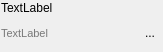
<?xml version="1.0" encoding="UTF-8"?>
<ui version="4.0">
 <class>LayerInspectorRowDelegate</class>
 <widget class="QWidget" name="LayerInspectorRowDelegate">
  <property name="geometry">
   <rect>
    <x>0</x>
    <y>0</y>
    <width>163</width>
    <height>52</height>
   </rect>
  </property>
  <property name="windowTitle">
   <string>Form</string>
  </property>
  <property name="styleSheet">
   <string notr="true">QToolButton::checked
{
	border: none;
	background-color: rgba(0,0,0,0);
};
	
QToolButton::hovered
{
	border: 4px solid gray;
};

QMenu::item 
{
	font-size:9px;
}
</string>
  </property>
  <layout class="QHBoxLayout" name="horizontalLayout">
   <property name="spacing">
    <number>0</number>
   </property>
   <property name="leftMargin">
    <number>0</number>
   </property>
   <property name="topMargin">
    <number>0</number>
   </property>
   <property name="rightMargin">
    <number>0</number>
   </property>
   <property name="bottomMargin">
    <number>0</number>
   </property>
   <item>
    <widget class="QFrame" name="frame">
     <property name="autoFillBackground">
      <bool>true</bool>
     </property>
     <property name="styleSheet">
      <string notr="true"/>
     </property>
     <property name="frameShape">
      <enum>QFrame::NoFrame</enum>
     </property>
     <property name="frameShadow">
      <enum>QFrame::Raised</enum>
     </property>
     <layout class="QVBoxLayout" name="verticalLayout" stretch="0,0">
      <property name="spacing">
       <number>0</number>
      </property>
      <property name="leftMargin">
       <number>1</number>
      </property>
      <property name="topMargin">
       <number>1</number>
      </property>
      <property name="rightMargin">
       <number>1</number>
      </property>
      <property name="bottomMargin">
       <number>1</number>
      </property>
      <item>
       <widget class="QLabel" name="outLayerNickname">
        <property name="maximumSize">
         <size>
          <width>158</width>
          <height>16777215</height>
         </size>
        </property>
        <property name="font">
         <font>
          <pointsize>-1</pointsize>
         </font>
        </property>
        <property name="autoFillBackground">
         <bool>false</bool>
        </property>
        <property name="styleSheet">
         <string notr="true">font-size:12px;</string>
        </property>
        <property name="text">
         <string>TextLabel</string>
        </property>
       </widget>
      </item>
      <item>
       <layout class="QHBoxLayout" name="horizontalLayout_4">
        <property name="spacing">
         <number>6</number>
        </property>
        <property name="rightMargin">
         <number>0</number>
        </property>
        <item>
         <widget class="QStackedWidget" name="stack">
          <property name="autoFillBackground">
           <bool>false</bool>
          </property>
          <property name="styleSheet">
           <string notr="true"/>
          </property>
          <property name="currentIndex">
           <number>1</number>
          </property>
          <widget class="QWidget" name="pageControls">
           <property name="autoFillBackground">
            <bool>false</bool>
           </property>
           <layout class="QHBoxLayout" name="horizontalLayout_2">
            <property name="spacing">
             <number>2</number>
            </property>
            <property name="leftMargin">
             <number>0</number>
            </property>
            <property name="topMargin">
             <number>0</number>
            </property>
            <property name="rightMargin">
             <number>0</number>
            </property>
            <property name="bottomMargin">
             <number>0</number>
            </property>
            <item>
             <widget class="QToolButton" name="btnVisible">
              <property name="maximumSize">
               <size>
                <width>20</width>
                <height>20</height>
               </size>
              </property>
              <property name="toolTip">
               <string>&lt;html&gt;&lt;head/&gt;&lt;body&gt;&lt;p&gt;Toggle between making the image layer visible or invisible.&lt;/p&gt;&lt;/body&gt;&lt;/html&gt;</string>
              </property>
              <property name="autoFillBackground">
               <bool>false</bool>
              </property>
              <property name="styleSheet">
               <string notr="true"/>
              </property>
              <property name="text">
               <string>...</string>
              </property>
              <property name="icon">
               <iconset resource="../Resources/SNAPResources.qrc">
                <normaloff>:/root/icons8_invisible_16.png</normaloff>
                <normalon>:/root/icons8_visible_16.png</normalon>:/root/icons8_invisible_16.png</iconset>
              </property>
              <property name="checkable">
               <bool>true</bool>
              </property>
              <property name="checked">
               <bool>true</bool>
              </property>
              <property name="autoRaise">
               <bool>true</bool>
              </property>
             </widget>
            </item>
            <item>
             <widget class="QSlider" name="inLayerOpacity">
              <property name="maximumSize">
               <size>
                <width>64</width>
                <height>16777215</height>
               </size>
              </property>
              <property name="toolTip">
               <string>&lt;html&gt;&lt;head/&gt;&lt;body&gt;&lt;p&gt;Change the opacity of the image layer.&lt;/p&gt;&lt;/body&gt;&lt;/html&gt;</string>
              </property>
              <property name="autoFillBackground">
               <bool>false</bool>
              </property>
              <property name="styleSheet">
               <string notr="true">QSlider::groove:horizontal {
border: 1px solid #bbb;
background: white;
height: 6px;
border-radius: 3px;
}

QSlider::sub-page:horizontal {
background: qlineargradient(x1: 0, y1: 0,    x2: 0, y2: 1,
    stop: 0 #66e, stop: 1 #bbf);
background: qlineargradient(x1: 0, y1: 0.2, x2: 1, y2: 1,
    stop: 0 #bbf, stop: 1 #55f);
border: 1px solid #777;
height: 6px;
border-radius: 3px;
}

QSlider::add-page:horizontal {
background: #fff;
border: 1px solid #777;
height: 6px;
border-radius: 3px;
}

QSlider::handle:horizontal {
background: qlineargradient(x1:0, y1:0, x2:1, y2:1,
    stop:0 #eee, stop:1 #ccc);
border: 1px solid #777;
width: 13px;
margin-top: -2px;
margin-bottom: -2px;
border-radius: 4px;
}

QSlider::handle:horizontal:hover {
background: qlineargradient(x1:0, y1:0, x2:1, y2:1,
    stop:0 #fff, stop:1 #ddd);
border: 1px solid #444;
border-radius: 3px;
}

QSlider::sub-page:horizontal:disabled {
background: #bbb;
border-color: #999;
}

QSlider::add-page:horizontal:disabled {
background: #eee;
border-color: #999;
}

QSlider::handle:horizontal:disabled {
background: #eee;
border: 1px solid #aaa;
border-radius: 4px;
}</string>
              </property>
              <property name="sliderPosition">
               <number>55</number>
              </property>
              <property name="orientation">
               <enum>Qt::Horizontal</enum>
              </property>
              <property name="tickPosition">
               <enum>QSlider::NoTicks</enum>
              </property>
             </widget>
            </item>
            <item>
             <widget class="QToolButton" name="btnSticky">
              <property name="maximumSize">
               <size>
                <width>20</width>
                <height>20</height>
               </size>
              </property>
              <property name="toolTip">
               <string>&lt;html&gt;&lt;head/&gt;&lt;body&gt;&lt;p&gt;&amp;quot;Pin&amp;quot; or &amp;quot;unpin&amp;quot; the image layer. When an image layer is pinned, it is shown as an overlay when image layers are tiled (&lt;img src=&quot;:/root/layout_tile_16.png&quot;/&gt;).&lt;/p&gt;&lt;/body&gt;&lt;/html&gt;</string>
              </property>
              <property name="autoFillBackground">
               <bool>false</bool>
              </property>
              <property name="text">
               <string>...</string>
              </property>
              <property name="icon">
               <iconset resource="../Resources/SNAPResources.qrc">
                <normaloff>:/root/icons8_unpin_16.png</normaloff>
                <normalon>:/root/icons8_pin_16.png</normalon>:/root/icons8_unpin_16.png</iconset>
              </property>
              <property name="checkable">
               <bool>true</bool>
              </property>
              <property name="checked">
               <bool>false</bool>
              </property>
              <property name="autoRaise">
               <bool>true</bool>
              </property>
             </widget>
            </item>
            <item>
             <widget class="QToolButton" name="btnMoveUp">
              <property name="maximumSize">
               <size>
                <width>20</width>
                <height>20</height>
               </size>
              </property>
              <property name="toolTip">
               <string>&lt;html&gt;&lt;head/&gt;&lt;body&gt;&lt;p&gt;Move an image layer up in the list of image layers. This changes its position when layers are tiled (&lt;img src=&quot;:/root/layout_tile_16.png&quot;/&gt;) and makes it be rendered earlier when layers are stacked (&lt;img src=&quot;:/root/layout_overlay_16.png&quot;/&gt;).&lt;/p&gt;&lt;/body&gt;&lt;/html&gt;</string>
              </property>
              <property name="autoFillBackground">
               <bool>false</bool>
              </property>
              <property name="text">
               <string>...</string>
              </property>
              <property name="icon">
               <iconset resource="../Resources/SNAPResources.qrc">
                <normaloff>:/root/icons8_up_18.png</normaloff>:/root/icons8_up_18.png</iconset>
              </property>
              <property name="checked">
               <bool>false</bool>
              </property>
              <property name="autoRaise">
               <bool>true</bool>
              </property>
             </widget>
            </item>
            <item>
             <widget class="QToolButton" name="btnMoveDown">
              <property name="maximumSize">
               <size>
                <width>20</width>
                <height>20</height>
               </size>
              </property>
              <property name="toolTip">
               <string>&lt;html&gt;&lt;head/&gt;&lt;body&gt;&lt;p&gt;Move an image layer down in the list of image layers. This changes its position when layers are tiled (&lt;img src=&quot;:/root/layout_tile_16.png&quot;/&gt;) and makes it be rendered later when layers are stacked (&lt;img src=&quot;:/root/layout_overlay_16.png&quot;/&gt;).&lt;/p&gt;&lt;/body&gt;&lt;/html&gt;</string>
              </property>
              <property name="autoFillBackground">
               <bool>false</bool>
              </property>
              <property name="text">
               <string>...</string>
              </property>
              <property name="icon">
               <iconset resource="../Resources/SNAPResources.qrc">
                <normaloff>:/root/icons8_down_18.png</normaloff>:/root/icons8_down_18.png</iconset>
              </property>
              <property name="checkable">
               <bool>false</bool>
              </property>
              <property name="checked">
               <bool>false</bool>
              </property>
              <property name="autoRaise">
               <bool>true</bool>
              </property>
             </widget>
            </item>
           </layout>
          </widget>
          <widget class="QWidget" name="pageBlank">
           <property name="autoFillBackground">
            <bool>false</bool>
           </property>
           <property name="styleSheet">
            <string notr="true"/>
           </property>
           <layout class="QHBoxLayout" name="horizontalLayout_3">
            <property name="leftMargin">
             <number>0</number>
            </property>
            <property name="topMargin">
             <number>0</number>
            </property>
            <property name="rightMargin">
             <number>0</number>
            </property>
            <property name="bottomMargin">
             <number>0</number>
            </property>
            <item>
             <widget class="QLabel" name="outComponent">
              <property name="toolTip">
               <string>&lt;html&gt;&lt;head/&gt;&lt;body&gt;&lt;p&gt;Indicates what aspect of a multi-component image layer is displayed (e.g., a particular component, magnitude of components, etc.).&lt;/p&gt;&lt;/body&gt;&lt;/html&gt;</string>
              </property>
              <property name="styleSheet">
               <string notr="true">font-size:11px;
color: rgb(120, 120, 120)</string>
              </property>
              <property name="text">
               <string>TextLabel</string>
              </property>
             </widget>
            </item>
            <item>
             <widget class="QToolButton" name="btnMenu">
              <property name="toolTip">
               <string>&lt;html&gt;&lt;head/&gt;&lt;body&gt;&lt;p&gt;Show a context menu of commands for this image layer.&lt;/p&gt;&lt;/body&gt;&lt;/html&gt;</string>
              </property>
              <property name="autoFillBackground">
               <bool>false</bool>
              </property>
              <property name="text">
               <string>...</string>
              </property>
              <property name="icon">
               <iconset resource="../Resources/SNAPResources.qrc">
                <normaloff>:/root/open_popup_16.png</normaloff>:/root/open_popup_16.png</iconset>
              </property>
              <property name="checkable">
               <bool>false</bool>
              </property>
              <property name="checked">
               <bool>false</bool>
              </property>
              <property name="autoRaise">
               <bool>true</bool>
              </property>
             </widget>
            </item>
           </layout>
          </widget>
         </widget>
        </item>
       </layout>
      </item>
     </layout>
    </widget>
   </item>
  </layout>
  <action name="actionSave">
   <property name="icon">
    <iconset resource="../Resources/SNAPResources.qrc">
     <normaloff>:/root/save_22.png</normaloff>:/root/save_22.png</iconset>
   </property>
   <property name="text">
    <string>Save...</string>
   </property>
   <property name="toolTip">
    <string>Save Image to File</string>
   </property>
  </action>
  <action name="actionClose">
   <property name="icon">
    <iconset resource="../Resources/SNAPResources.qrc">
     <normaloff>:/root/icons8_close_16.png</normaloff>:/root/icons8_close_16.png</iconset>
   </property>
   <property name="text">
    <string>Close</string>
   </property>
   <property name="toolTip">
    <string>Close (unload) the selected image layer</string>
   </property>
  </action>
  <action name="actionAutoContrast">
   <property name="icon">
    <iconset resource="../Resources/SNAPResources.qrc">
     <normaloff>:/root/icons8_fantasy_16.png</normaloff>:/root/icons8_fantasy_16.png</iconset>
   </property>
   <property name="text">
    <string>Auto Adjust Contrast</string>
   </property>
   <property name="toolTip">
    <string>Adjust contrast of the image layer automatically for optimal visualization</string>
   </property>
  </action>
  <action name="actionTextureFeatures">
   <property name="text">
    <string>Generate texture features</string>
   </property>
   <property name="toolTip">
    <string>Create texture features derived from this image</string>
   </property>
  </action>
  <action name="actionPin_layer">
   <property name="icon">
    <iconset resource="../Resources/SNAPResources.qrc">
     <normaloff>:/root/icons8_pin_16.png</normaloff>
     <normalon>:/root/icons8_pin_16.png</normalon>:/root/icons8_pin_16.png</iconset>
   </property>
   <property name="text">
    <string>Display as ovelay</string>
   </property>
   <property name="toolTip">
    <string>Display the layer as a semi-transparent overlay on top of other image layers</string>
   </property>
  </action>
  <action name="actionUnpin_layer">
   <property name="icon">
    <iconset resource="../Resources/SNAPResources.qrc">
     <normaloff>:/root/icons8_unpin_16.png</normaloff>:/root/icons8_unpin_16.png</iconset>
   </property>
   <property name="text">
    <string>Display as base layer</string>
   </property>
   <property name="toolTip">
    <string>Display the layer side by side with other layers</string>
   </property>
  </action>
  <action name="actionContrast_Inspector">
   <property name="text">
    <string>Contrast Inspector ...</string>
   </property>
   <property name="toolTip">
    <string>Open the contrast inspector to adjust image contrast for this layer</string>
   </property>
  </action>
 </widget>
 <resources>
  <include location="../Resources/SNAPResources.qrc"/>
 </resources>
 <connections/>
</ui>
